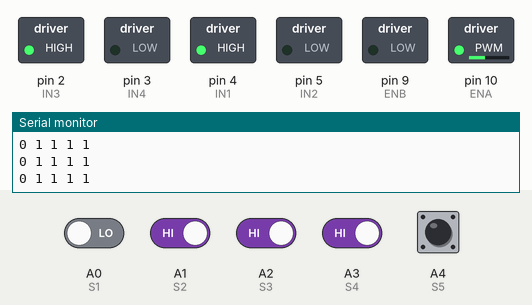
This sketch was run on a simulated Arduino Uno, built with avr-gcc and run on an emulated ATmega328P. Parts: switched loads named in the sketch (green lamp = pin HIGH), the last lines printed to the serial monitor. The inputs (shaded band) are chosen by the test bench; at power-on: A1 (S2), A2 (S3), A3 (S4), A4 (S5) HIGH, A0 (S1) LOW.

Above: at 1.2 s.
1.3 s: A0 (S1) driven HIGH
At 2.3 s:
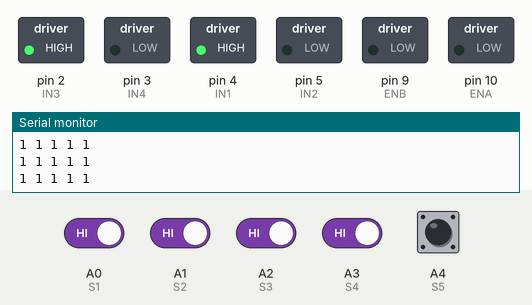
2.8 s: A2 (S3) driven LOW
At 3.4 s:
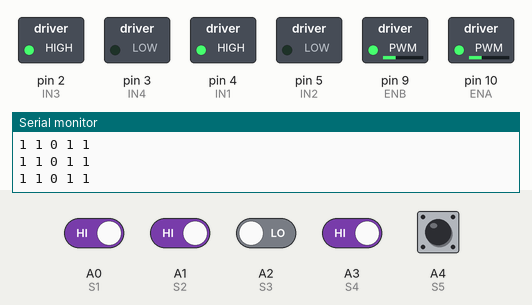
4.3 s: A3 (S4) driven LOW
At 5.5 s:
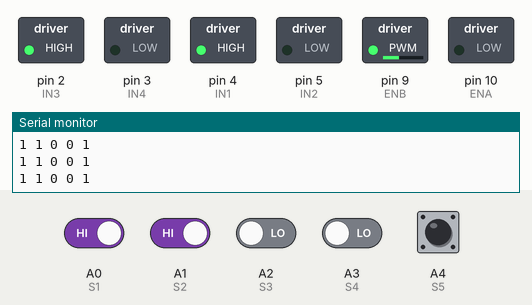
5.8 s: A3 (S4) driven HIGH
At 6.7 s:
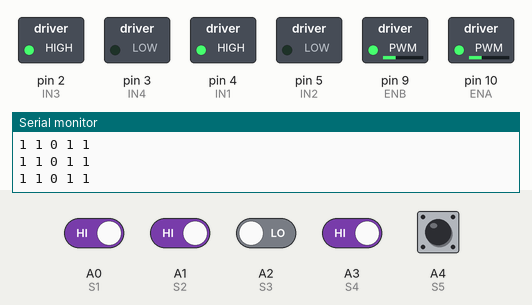
8.8 s: A1 (S2) driven LOW
At 9.3 s:
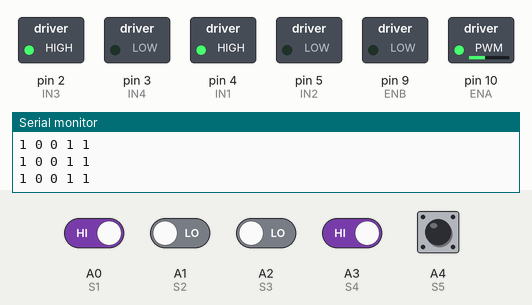
11.8 s: A1 (S2) driven HIGH
At 12.7 s:
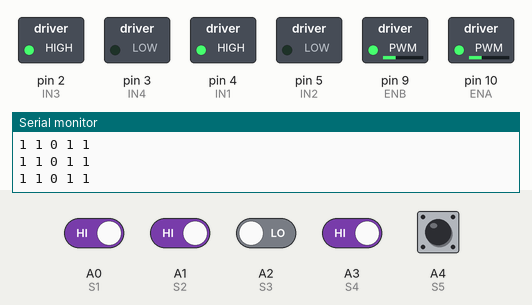
Timing chart, 0 to 14.3 s (numbered marks = the images above; inputs shaded):
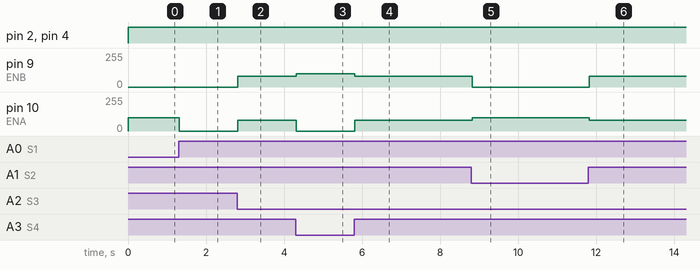

The sketch:

car1.ino
```cpp
// IR Sensor Pins
#define S1 A0
#define S2 A1
#define S3 A2
#define S4 A3
#define S5 A4

// Motor Pins
#define ENA 10
#define IN1 4
#define IN2 5
#define ENB 9
#define IN3 2
#define IN4 3

int baseSpeed = 80;
int maxSpeed = 100;

void setup() {
  pinMode(S1, INPUT);
  pinMode(S2, INPUT);
  pinMode(S3, INPUT);
  pinMode(S4, INPUT);
  pinMode(S5, INPUT);

  pinMode(ENA, OUTPUT);
  pinMode(IN1, OUTPUT);
  pinMode(IN2, OUTPUT);
  pinMode(ENB, OUTPUT);
  pinMode(IN3, OUTPUT);
  pinMode(IN4, OUTPUT);

  Serial.begin(9600);
}

void loop() {
  int s1 = digitalRead(S1);
  int s2 = digitalRead(S2);
  int s3 = digitalRead(S3);
  int s4 = digitalRead(S4);
  int s5 = digitalRead(S5);

  // Print sensor values
  Serial.print(s1); Serial.print(" ");
  Serial.print(s2); Serial.print(" ");
  Serial.print(s3); Serial.print(" ");
  Serial.print(s4); Serial.print(" ");
  Serial.println(s5);

  // -------- STRICT CONDITIONS --------

  // ALL WHITE → STOP
  if (s1==1 && s2==1 && s3==1 && s4==1 && s5==1) {
    moveMotors(0, 0);
    return;
  }

  // ALL BLACK → STOP
  if (s1==0 && s2==0 && s3==0 && s4==0 && s5==0) {
    moveMotors(0, 0);
    return;
  }

  // -------- PID LOGIC --------
  // Assuming BLACK = 0

  int error = 0;

  if (s1 == 0) error -= 4;
  if (s2 == 0) error -= 2;
  if (s3 == 0) error += 0;
  if (s4 == 0) error += 2;
  if (s5 == 0) error += 4;

  int correction = error * 40;

  int leftSpeed = baseSpeed - correction;
  int rightSpeed = baseSpeed + correction;

  // Limit speed
  leftSpeed = constrain(leftSpeed, 0, maxSpeed);
  rightSpeed = constrain(rightSpeed, 0, maxSpeed);

  moveMotors(leftSpeed, rightSpeed);
}

// Motor Control Function
void moveMotors(int leftSpeed, int rightSpeed) {
  // Left Motor
  analogWrite(ENA, leftSpeed);
  digitalWrite(IN1, HIGH);
  digitalWrite(IN2, LOW);

  // Right Motor
  analogWrite(ENB, rightSpeed);
  digitalWrite(IN3, HIGH);
  digitalWrite(IN4, LOW);
}
```

Measured:
- after the input at 1.3 s, pin 10 (ENA): 100/255 → 0/255 at once
- after the input at 2.8 s, pin 9 (ENB), pin 10 (ENA): 0/255 → 80/255 at once
- after the input at 4.3 s, pin 9 (ENB): 80/255 → 100/255 at once; pin 10 (ENA): 80/255 → 0/255 at once
- after the input at 5.8 s, pin 9 (ENB): 100/255 → 80/255 at once; pin 10 (ENA): 0/255 → 80/255 at once
- after the input at 8.8 s, pin 9 (ENB): 80/255 → 0/255 at once; pin 10 (ENA): 80/255 → 100/255 at once
- after the input at 11.8 s, pin 9 (ENB): 0/255 → 80/255 at once; pin 10 (ENA): 100/255 → 80/255 at once
